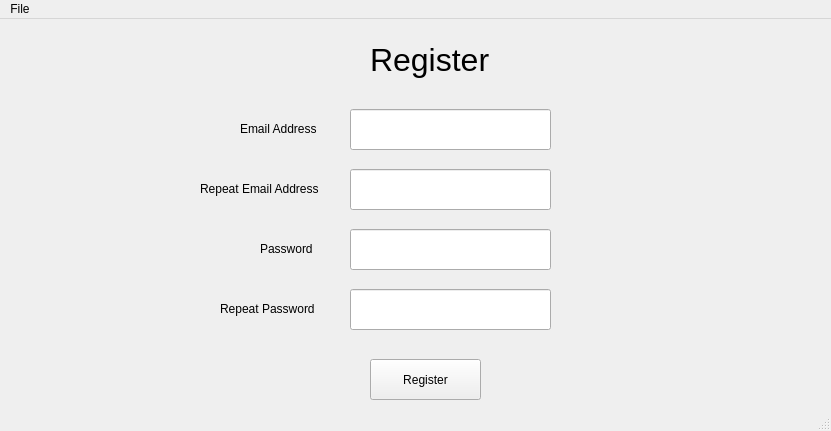
<?xml version="1.0" encoding="UTF-8"?>
<ui version="4.0">
 <class>SignupWindow</class>
 <widget class="QMainWindow" name="SignupWindow">
  <property name="geometry">
   <rect>
    <x>0</x>
    <y>0</y>
    <width>831</width>
    <height>431</height>
   </rect>
  </property>
  <property name="windowTitle">
   <string>MainWindow</string>
  </property>
  <widget class="QWidget" name="centralwidget">
   <widget class="QLabel" name="label">
    <property name="geometry">
     <rect>
      <x>240</x>
      <y>100</y>
      <width>111</width>
      <height>20</height>
     </rect>
    </property>
    <property name="text">
     <string>Email Address</string>
    </property>
   </widget>
   <widget class="QLabel" name="label_2">
    <property name="geometry">
     <rect>
      <x>200</x>
      <y>160</y>
      <width>151</width>
      <height>20</height>
     </rect>
    </property>
    <property name="text">
     <string>Repeat Email Address</string>
    </property>
   </widget>
   <widget class="QLabel" name="label_3">
    <property name="geometry">
     <rect>
      <x>260</x>
      <y>220</y>
      <width>101</width>
      <height>20</height>
     </rect>
    </property>
    <property name="text">
     <string>Password</string>
    </property>
   </widget>
   <widget class="QLabel" name="label_4">
    <property name="geometry">
     <rect>
      <x>220</x>
      <y>280</y>
      <width>131</width>
      <height>20</height>
     </rect>
    </property>
    <property name="text">
     <string>Repeat Password</string>
    </property>
   </widget>
   <widget class="QPushButton" name="btnRegister">
    <property name="geometry">
     <rect>
      <x>370</x>
      <y>340</y>
      <width>111</width>
      <height>41</height>
     </rect>
    </property>
    <property name="text">
     <string>Register</string>
    </property>
   </widget>
   <widget class="QLabel" name="lblBackground">
    <property name="geometry">
     <rect>
      <x>0</x>
      <y>0</y>
      <width>831</width>
      <height>431</height>
     </rect>
    </property>
    <property name="text">
     <string/>
    </property>
   </widget>
   <widget class="QLabel" name="lblBudgetPlanner">
    <property name="geometry">
     <rect>
      <x>370</x>
      <y>10</y>
      <width>131</width>
      <height>61</height>
     </rect>
    </property>
    <property name="font">
     <font>
      <pointsize>24</pointsize>
     </font>
    </property>
    <property name="text">
     <string>Register</string>
    </property>
   </widget>
   <widget class="QLineEdit" name="txtEmailAddressInitial">
    <property name="geometry">
     <rect>
      <x>350</x>
      <y>90</y>
      <width>201</width>
      <height>41</height>
     </rect>
    </property>
   </widget>
   <widget class="QLineEdit" name="txtEmailAddressRepeat">
    <property name="geometry">
     <rect>
      <x>350</x>
      <y>150</y>
      <width>201</width>
      <height>41</height>
     </rect>
    </property>
   </widget>
   <widget class="QLineEdit" name="txtPasswordInitial">
    <property name="geometry">
     <rect>
      <x>350</x>
      <y>210</y>
      <width>201</width>
      <height>41</height>
     </rect>
    </property>
   </widget>
   <widget class="QLineEdit" name="txtPasswordRepeat">
    <property name="geometry">
     <rect>
      <x>350</x>
      <y>270</y>
      <width>201</width>
      <height>41</height>
     </rect>
    </property>
   </widget>
   <zorder>lblBackground</zorder>
   <zorder>label_4</zorder>
   <zorder>label_3</zorder>
   <zorder>btnRegister</zorder>
   <zorder>label_2</zorder>
   <zorder>label</zorder>
   <zorder>lblBudgetPlanner</zorder>
   <zorder>txtEmailAddressInitial</zorder>
   <zorder>txtEmailAddressRepeat</zorder>
   <zorder>txtPasswordInitial</zorder>
   <zorder>txtPasswordRepeat</zorder>
  </widget>
  <widget class="QMenuBar" name="menubar">
   <property name="geometry">
    <rect>
     <x>0</x>
     <y>0</y>
     <width>831</width>
     <height>21</height>
    </rect>
   </property>
   <widget class="QMenu" name="menuFile">
    <property name="title">
     <string>File</string>
    </property>
    <addaction name="actionAbout"/>
    <addaction name="actionExit"/>
   </widget>
   <addaction name="menuFile"/>
  </widget>
  <widget class="QStatusBar" name="statusbar"/>
  <action name="actionAbout">
   <property name="text">
    <string>About</string>
   </property>
   <property name="shortcut">
    <string>Ctrl+A</string>
   </property>
  </action>
  <action name="actionHelp">
   <property name="text">
    <string>Help</string>
   </property>
  </action>
  <action name="actionExit">
   <property name="text">
    <string>Exit</string>
   </property>
  </action>
 </widget>
 <resources/>
 <connections/>
</ui>
